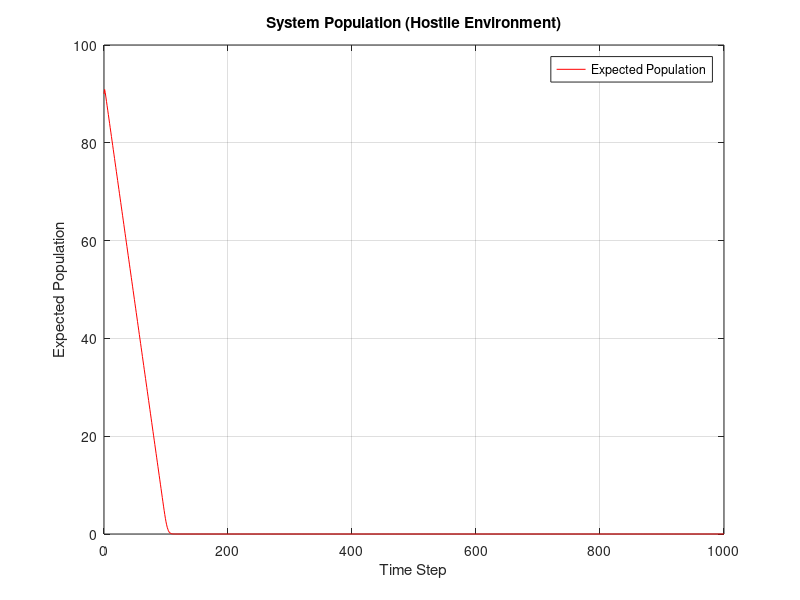
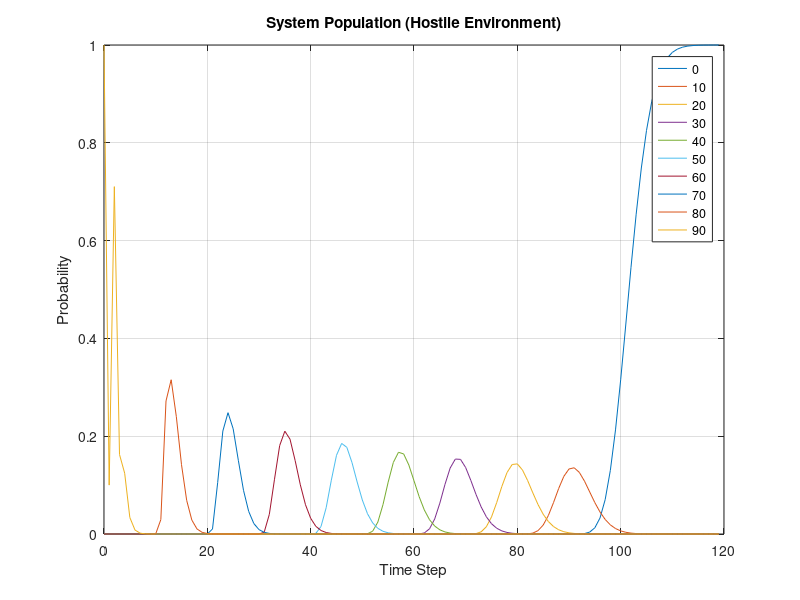

Recreate these plots in MATLAB, in order.
%%
%   Author: Yash Bansod
%   Date: 26th March, 2020  
%   Problem 1c - Markov Birth-Death Process
%
% GitHub: <https://github.com/YashBansod>

%% Clear the environment and the command line
clear;
clc;
close all;

%% Define the input parmeters
num_time_steps = 1000;                    % Number of time steps
state_vec_size = 101;                     % N + 1; N = Maximum Population

% Construct the state matrix where each row represents the state vector at
% time step = row_index - 1
state_mat = zeros(num_time_steps + 1, state_vec_size);
state_mat(1, 91) = 1;                   % Define the initial state vector

time_step = 0;
exp_factor = exp(-2 * time_step);

% Define the birth rate
birth_rate_coeff = 0.9;
birth_rate = birth_rate_coeff * exp_factor;

% Define the death rate
death_rate_coeff = 0.9;
death_rate_1 = death_rate_coeff;
death_rate_2 = death_rate_coeff * exp_factor;
% death_rate = death_rate_1 - death_rate_2;

% Define the no state change rate
no_change_rate = 0.1;

%% Some pre-computations to calculate the state transition matrix
% Precomputations for calculating the state transition matrix
identity_mat = eye(state_vec_size, state_vec_size);

birth_rate_mat_0 = circshift(identity_mat, -1);
birth_rate_mat_0(end, 1) = 0;
% birth_rate = birth_rate_coeff * exp_factor;

death_rate_mat_0 = circshift(identity_mat, 1);
death_rate_mat_0(1, end) = 0;
death_rate_mat_1 = death_rate_mat_0 .* death_rate_1;
% death_rate_mat_2 = death_rate_mat_0 .* death_rate_2;
% death_rate_mat = death_rate_mat_1 - death_rate_mat_2;

no_change_mat = identity_mat .* no_change_rate;

transition_mat = zeros(state_vec_size, state_vec_size, num_time_steps);
% transition_mat(:, :, time_step) = no_change_mat + ...
%                                   death_rate_mat + birth_rate_mat;

%% Compute the state vector at each time step
for time_step = 1:num_time_steps
    exp_factor = exp(-2 * (time_step -1));
    
    birth_rate = birth_rate_coeff * exp_factor;
    death_rate_2 = death_rate_coeff * exp_factor;
    
    birth_rate_mat = birth_rate_mat_0 .* birth_rate;
    
    death_rate_mat_2 = death_rate_mat_0 .* death_rate_2;
    death_rate_mat = death_rate_mat_1 - death_rate_mat_2;
    
    % no_change_mat is modified to correct the edge conditions
    no_change_mat(1, 1) = 1 - birth_rate_mat(1, 2);
    no_change_mat(end, end) = 1 - death_rate_mat(end, end - 1);
    
    transition_mat(:, :, time_step) = no_change_mat + ...
        death_rate_mat + birth_rate_mat;
    
    state_mat(time_step + 1, :) = state_mat(time_step, :) * ...
        transition_mat(:, :, time_step);
end

expected_population_size = sum((0:state_vec_size-1) .* state_mat, 2);

%% Plot the results
time_line = 0:num_time_steps;
figure(1);
plot(time_line, expected_population_size, 'r');
legend('Expected Population');
title('System Population (Hostile Environment)');
xlabel('Time Step');
ylabel('Expected Population');
grid on;

%% Auxilliary Plots
ss_ind = 120;
plot_states = {'0', '10', '20', '30', '40', '50', '60', '70', '80', '90'};

figure(2);
plot(time_line(1:ss_ind), ...
    state_mat(1:ss_ind, str2double(plot_states(1)) + 1));
hold on;

for index = 2:size(plot_states, 2)
    plot(time_line(1:ss_ind), state_mat(1:ss_ind, ...
        str2double(plot_states(index)) + 1));
end

hold off;
legend(plot_states);
title('System Population (Hostile Environment)');
xlabel('Time Step');
ylabel('Probability');
grid on;